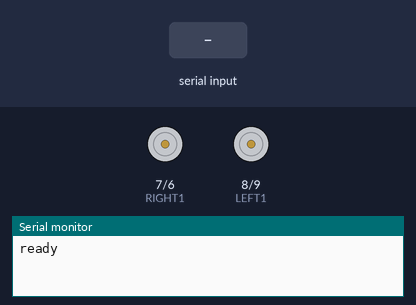
Simulated run of this sketch. Board: Arduino Uno, built with avr-gcc and run on an emulated ATmega328P. Shown: motor-driver pin pairs drawn as motors (green arrow = first pin HIGH = forward, orange = second pin HIGH = backward, longer = more drive, scaled by the enable pin), the last lines printed to the serial monitor. Inputs (shaded band) come from the test bench.

Above: at 1.2 s.
1.3 s: "w" received over Serial
At 1.9 s:
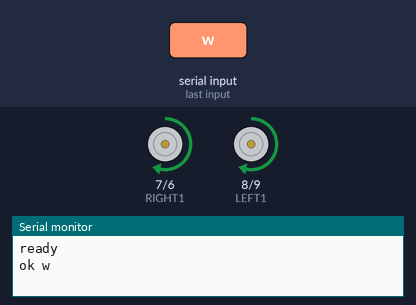
3.8 s: "x" received over Serial
At 4.6 s:
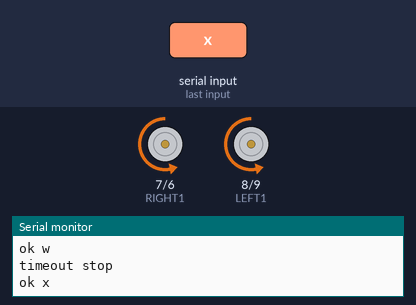
6.3 s: "a" received over Serial
At 6.9 s:
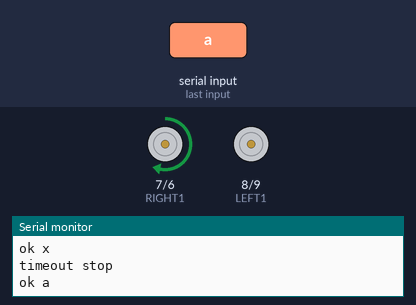
8.8 s: "d" received over Serial
At 9.6 s:
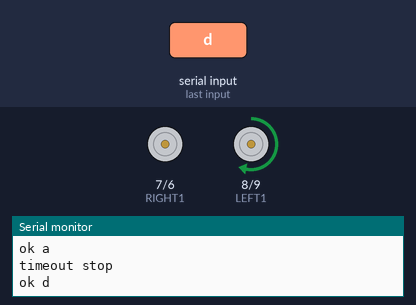
11.3 s: "a" received over Serial
At 12.6 s:
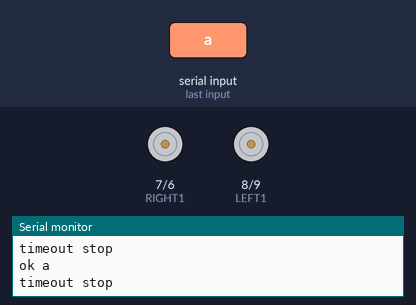
Timing chart, 0 to 14.3 s (numbered marks = the images above; inputs shaded):
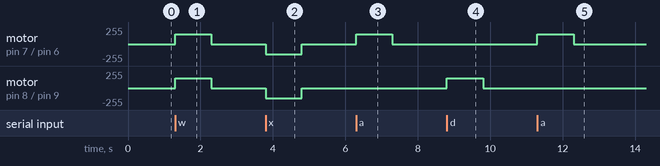

Measured:
- after the input at 1.3 s, motor on pin 7 (RIGHT1) / pin 6 (RIGHT2), motor on pin 8 (LEFT1) / pin 9 (LEFT2): stopped → forward 150/255 at once, → stopped 1.0 s later
- after the input at 3.8 s, motor on pin 7 (RIGHT1) / pin 6 (RIGHT2), motor on pin 8 (LEFT1) / pin 9 (LEFT2): stopped → backward 150/255 at once, → stopped 1.0 s later
- after the input at 6.3 s, motor on pin 7 (RIGHT1) / pin 6 (RIGHT2): stopped → forward 150/255 at once, → stopped 1.0 s later
- after the input at 8.8 s, motor on pin 8 (LEFT1) / pin 9 (LEFT2): stopped → forward 150/255 at once, → stopped 1.0 s later
- after the input at 11.3 s, motor on pin 7 (RIGHT1) / pin 6 (RIGHT2): stopped → forward 150/255 at once, → stopped 1.0 s later

The sketch:

serial_control.ino
```cpp
/*
 * Serial 指令控制 — GreenKeeper 階段 3（Pi 整合：動作鏈）
 *
 * 聽 USB 序列埠的單字元指令來開車（9600 baud）：
 *   w=前進  x=後退  a=左轉  d=右轉  s=停止
 *
 * 指令來源不限：Arduino IDE 的 Serial Monitor、Pi 的 Python（pyserial）
 * 都是同一條 USB 線、同一套協定。
 *
 * 安全機制：超過 TIMEOUT_MS 沒收到任何指令就自動停車，
 * 避免 Pi 當機/斷線時車子一路衝出去。
 * （所以 Pi 端要持續送指令，或至少定期重送同一個指令。）
 *
 * 接線同 l298n_test（docs/car-assembly.md）：
 *   左輪 IN1/IN2/ENA = D8/D9/D10，右輪 IN3/IN4/ENB = D7/D6/D5
 */

#define LEFT1 8
#define LEFT2 9
#define LEFT_PWM 10   // ENA
#define RIGHT1 7
#define RIGHT2 6
#define RIGHT_PWM 5   // ENB

// 左右輪速 0~255，照 l298n_test 微調後的值改這裡
int LEFT_SPEED = 150;
int RIGHT_SPEED = 150;

const unsigned long TIMEOUT_MS = 1000;  // 1 秒沒指令就自動停
unsigned long lastCmdAt = 0;
char current = 's';

void setup() {
  int pins[] = {LEFT1, LEFT2, LEFT_PWM, RIGHT1, RIGHT2, RIGHT_PWM};
  for (int p : pins) pinMode(p, OUTPUT);
  // 打開序列埠收指令；9600 必須跟 Pi 端 serial.Serial(port, 9600) 一致，否則讀到亂碼
  Serial.begin(9600);
  stopMotor();
  Serial.println("ready");   // 開機打招呼，Pi 端可讀這句確認連線
}

void forward() {
  digitalWrite(LEFT1, HIGH);  digitalWrite(LEFT2, LOW);
  digitalWrite(RIGHT1, HIGH); digitalWrite(RIGHT2, LOW);
  analogWrite(LEFT_PWM, LEFT_SPEED); analogWrite(RIGHT_PWM, RIGHT_SPEED);
}

void backward() {
  digitalWrite(LEFT1, LOW);  digitalWrite(LEFT2, HIGH);
  digitalWrite(RIGHT1, LOW); digitalWrite(RIGHT2, HIGH);
  analogWrite(LEFT_PWM, LEFT_SPEED); analogWrite(RIGHT_PWM, RIGHT_SPEED);
}

void turnLeft() {   // 左輪停、右輪轉
  digitalWrite(RIGHT1, HIGH); digitalWrite(RIGHT2, LOW);
  analogWrite(LEFT_PWM, 0); analogWrite(RIGHT_PWM, RIGHT_SPEED);
}

void turnRight() {  // 右輪停、左輪轉
  digitalWrite(LEFT1, HIGH); digitalWrite(LEFT2, LOW);
  analogWrite(LEFT_PWM, LEFT_SPEED); analogWrite(RIGHT_PWM, 0);
}

void stopMotor() {
  analogWrite(LEFT_PWM, 0); analogWrite(RIGHT_PWM, 0);
}

// === 收指令的翻譯 + 執行 ===
// 把 Pi 送來的一個字母，翻成對應的馬達動作。這本 switch 就是「字母→動作」字典。
void apply(char cmd) {
  switch (cmd) {
    case 'w': forward();   break;   // 收到 'w' → 拉高馬達腳位，輪子正轉
    case 'x': backward();  break;
    case 'a': turnLeft();  break;
    case 'd': turnRight(); break;
    case 's': stopMotor(); break;
    default:  return;      // 不認得的字元（含換行）直接忽略，不更新計時器
  }
  current = cmd;
  lastCmdAt = millis();    // 記下「剛收到指令的時間」← 下方失聯保險要用
  Serial.print("ok ");     // 回一聲給 Pi（沿同一條管子流回去），方便除錯/確認
  Serial.println(cmd);
}

// loop() 是 Arduino 的心跳，每秒自動跑數千次，一直做兩件事：收指令、顧安全。
void loop() {
  // === 收指令 ===
  // Serial.available()：管子裡有 Pi 送來、還沒讀的位元組嗎？
  // Serial.read()：讀出那一個位元組（例如 'w'），交給 apply 翻成動作。
  if (Serial.available()) {
    apply(Serial.read());
  }
  // === 失聯保險（Pi 做不到、只能靠 Arduino 自己）===
  // Pi 正常時每 0.33 秒餵一個指令。若管子安靜超過 1 秒（Pi 當機/USB 鬆脫/程式崩潰），
  // 不等任何通知，自己煞車。上次拔網路線車能穩穩停，就是這幾行。
  if (current != 's' && millis() - lastCmdAt > TIMEOUT_MS) {
    stopMotor();
    current = 's';
    Serial.println("timeout stop");
  }
}
```
